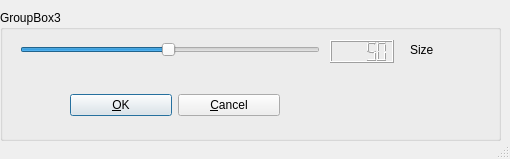
<?xml version="1.0" encoding="UTF-8"?>
<ui version="4.0">
 <class>PointSizeSheet_form</class>
 <widget class="QDialog" name="PointSizeSheet_form">
  <property name="geometry">
   <rect>
    <x>0</x>
    <y>0</y>
    <width>510</width>
    <height>159</height>
   </rect>
  </property>
  <property name="windowTitle">
   <string>Point Size</string>
  </property>
  <property name="sizeGripEnabled">
   <bool>true</bool>
  </property>
  <widget class="QGroupBox" name="box">
   <property name="geometry">
    <rect>
     <x>0</x>
     <y>10</y>
     <width>501</width>
     <height>131</height>
    </rect>
   </property>
   <property name="title">
    <string>GroupBox3</string>
   </property>
   <widget class="QLabel" name="TextLabel1">
    <property name="geometry">
     <rect>
      <x>410</x>
      <y>30</y>
      <width>70</width>
      <height>20</height>
     </rect>
    </property>
    <property name="text">
     <string>Size</string>
    </property>
    <property name="wordWrap">
     <bool>false</bool>
    </property>
   </widget>
   <widget class="QSlider" name="SizeSlider">
    <property name="geometry">
     <rect>
      <x>20</x>
      <y>30</y>
      <width>300</width>
      <height>20</height>
     </rect>
    </property>
    <property name="minimum">
     <number>1</number>
    </property>
    <property name="maximum">
     <number>100</number>
    </property>
    <property name="value">
     <number>50</number>
    </property>
    <property name="orientation">
     <enum>Qt::Horizontal</enum>
    </property>
   </widget>
   <widget class="QLCDNumber" name="LCDNumber1">
    <property name="geometry">
     <rect>
      <x>330</x>
      <y>30</y>
      <width>64</width>
      <height>23</height>
     </rect>
    </property>
    <property name="value" stdset="0">
     <double>50.000000000000000</double>
    </property>
    <property name="intValue" stdset="0">
     <number>50</number>
    </property>
   </widget>
   <widget class="QWidget" name="Layout1">
    <property name="geometry">
     <rect>
      <x>70</x>
      <y>70</y>
      <width>210</width>
      <height>50</height>
     </rect>
    </property>
    <layout class="QHBoxLayout">
     <property name="spacing">
      <number>6</number>
     </property>
     <property name="margin">
      <number>0</number>
     </property>
     <item>
      <widget class="QPushButton" name="OkButton">
       <property name="text">
        <string>&amp;OK</string>
       </property>
       <property name="autoDefault">
        <bool>true</bool>
       </property>
       <property name="default">
        <bool>true</bool>
       </property>
      </widget>
     </item>
     <item>
      <widget class="QPushButton" name="CancelButton">
       <property name="text">
        <string>&amp;Cancel</string>
       </property>
       <property name="autoDefault">
        <bool>true</bool>
       </property>
      </widget>
     </item>
    </layout>
   </widget>
  </widget>
 </widget>
 <layoutdefault spacing="6" margin="11"/>
 <resources/>
 <connections>
  <connection>
   <sender>OkButton</sender>
   <signal>clicked()</signal>
   <receiver>PointSizeSheet_form</receiver>
   <slot>accept()</slot>
   <hints>
    <hint type="sourcelabel">
     <x>20</x>
     <y>20</y>
    </hint>
    <hint type="destinationlabel">
     <x>20</x>
     <y>20</y>
    </hint>
   </hints>
  </connection>
  <connection>
   <sender>CancelButton</sender>
   <signal>clicked()</signal>
   <receiver>PointSizeSheet_form</receiver>
   <slot>reject()</slot>
   <hints>
    <hint type="sourcelabel">
     <x>20</x>
     <y>20</y>
    </hint>
    <hint type="destinationlabel">
     <x>20</x>
     <y>20</y>
    </hint>
   </hints>
  </connection>
  <connection>
   <sender>SizeSlider</sender>
   <signal>valueChanged(int)</signal>
   <receiver>LCDNumber1</receiver>
   <slot>display(int)</slot>
   <hints>
    <hint type="sourcelabel">
     <x>20</x>
     <y>20</y>
    </hint>
    <hint type="destinationlabel">
     <x>20</x>
     <y>20</y>
    </hint>
   </hints>
  </connection>
 </connections>
</ui>
